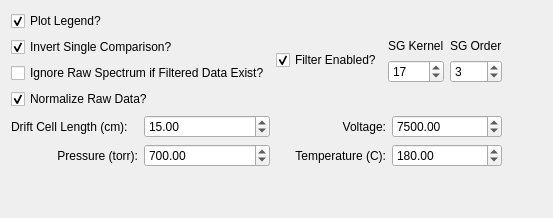
      <widget class="QWidget" name="tab_2" >
       <attribute name="title" >
        <string>Options</string>
       </attribute>
       <layout class="QHBoxLayout" name="horizontalLayout_2" >
        <item>
         <layout class="QHBoxLayout" name="horizontalLayout" >
          <item>
           <layout class="QVBoxLayout" name="verticalLayout" >
            <item>
             <layout class="QGridLayout" >
              <item row="0" column="0" >
               <widget class="QCheckBox" name="plotLegendCB" >
                <property name="text" >
                 <string>Plot Legend?</string>
                </property>
                <property name="checked" >
                 <bool>true</bool>
                </property>
               </widget>
              </item>
              <item row="1" column="0" >
               <widget class="QCheckBox" name="invertCompCB" >
                <property name="text" >
                 <string>Invert Single Comparison?</string>
                </property>
                <property name="checked" >
                 <bool>true</bool>
                </property>
               </widget>
              </item>
              <item rowspan="2" row="1" column="1" >
               <layout class="QHBoxLayout" >
                <item>
                 <widget class="QCheckBox" name="lowPassOn_CB" >
                  <property name="toolTip" >
                   <string>&lt;html>&lt;head>&lt;meta name="qrichtext" content="1" />&lt;style type="text/css">
p, li { white-space: pre-wrap; }
&lt;/style>&lt;/head>&lt;body style=" font-family:'MS Shell Dlg 2'; font-size:8.25pt; font-weight:400; font-style:normal;">
&lt;p style=" margin-top:0px; margin-bottom:0px; margin-left:0px; margin-right:0px; -qt-block-indent:0; text-indent:0px;">Needs to be checked for Savtizky-Golay and Low Pass Filter.&lt;/p>&lt;/body>&lt;/html></string>
                  </property>
                  <property name="text" >
                   <string>Filter Enabled?</string>
                  </property>
                  <property name="checked" >
                   <bool>true</bool>
                  </property>
                 </widget>
                </item>
                <item>
                 <layout class="QHBoxLayout" >
                  <item>
                   <layout class="QVBoxLayout" >
                    <item>
                     <widget class="QLabel" name="label" >
                      <property name="text" >
                       <string>SG Kernel</string>
                      </property>
                     </widget>
                    </item>
                    <item>
                     <widget class="QSpinBox" name="sgKernel_SB" >
                      <property name="toolTip" >
                       <string>&lt;html>&lt;head>&lt;meta name="qrichtext" content="1" />&lt;style type="text/css">
p, li { white-space: pre-wrap; }
&lt;/style>&lt;/head>&lt;body style=" font-family:'MS Shell Dlg 2'; font-size:8.25pt; font-weight:400; font-style:normal;">
&lt;p style=" margin-top:0px; margin-bottom:0px; margin-left:0px; margin-right:0px; -qt-block-indent:0; text-indent:0px;">Try to set to prime or odd numbers.&lt;/p>&lt;/body>&lt;/html></string>
                      </property>
                      <property name="minimum" >
                       <number>1</number>
                      </property>
                      <property name="singleStep" >
                       <number>1</number>
                      </property>
                      <property name="value" >
                       <number>17</number>
                      </property>
                     </widget>
                    </item>
                   </layout>
                  </item>
                  <item>
                   <layout class="QVBoxLayout" >
                    <item>
                     <widget class="QLabel" name="label_14" >
                      <property name="text" >
                       <string>SG Order</string>
                      </property>
                     </widget>
                    </item>
                    <item>
                     <widget class="QSpinBox" name="sgOrder_SB" >
                      <property name="minimum" >
                       <number>1</number>
                      </property>
                      <property name="value" >
                       <number>3</number>
                      </property>
                     </widget>
                    </item>
                   </layout>
                  </item>
                 </layout>
                </item>
               </layout>
              </item>
              <item row="2" column="0" >
               <widget class="QCheckBox" name="ignoreRaw_CB" >
                <property name="text" >
                 <string>Ignore Raw Spectrum if Filtered Data Exist?</string>
                </property>
               </widget>
              </item>
              <item row="3" column="0" >
               <widget class="QCheckBox" name="normRaw_CB" >
                <property name="text" >
                 <string>Normalize Raw Data?</string>
                </property>
                <property name="checked" >
                 <bool>true</bool>
                </property>
               </widget>
              </item>
              <item row="4" column="0" >
               <layout class="QHBoxLayout" >
                <item>
                 <widget class="QLabel" name="label_20" >
                  <property name="text" >
                   <string>Drift Cell Length (cm):</string>
                  </property>
                 </widget>
                </item>
                <item>
                 <widget class="QDoubleSpinBox" name="driftLength_SB" >
                  <property name="minimum" >
                   <double>0.010000000000000</double>
                  </property>
                  <property name="maximum" >
                   <double>1000.000000000000000</double>
                  </property>
                  <property name="value" >
                   <double>15.000000000000000</double>
                  </property>
                 </widget>
                </item>
               </layout>
              </item>
              <item row="5" column="0" >
               <layout class="QHBoxLayout" name="_3" >
                <item>
                 <widget class="QLabel" name="label_24" >
                  <property name="text" >
                   <string>Pressure (torr):</string>
                  </property>
                  <property name="alignment" >
                   <set>Qt::AlignRight|Qt::AlignTrailing|Qt::AlignVCenter</set>
                  </property>
                 </widget>
                </item>
                <item>
                 <widget class="QDoubleSpinBox" name="pressure_SB" >
                  <property name="minimum" >
                   <double>0.010000000000000</double>
                  </property>
                  <property name="maximum" >
                   <double>1000.000000000000000</double>
                  </property>
                  <property name="value" >
                   <double>700.000000000000000</double>
                  </property>
                 </widget>
                </item>
               </layout>
              </item>
              <item row="4" column="1" >
               <layout class="QHBoxLayout" name="_2" >
                <item>
                 <widget class="QLabel" name="label_23" >
                  <property name="text" >
                   <string>Voltage:</string>
                  </property>
                  <property name="alignment" >
                   <set>Qt::AlignRight|Qt::AlignTrailing|Qt::AlignVCenter</set>
                  </property>
                 </widget>
                </item>
                <item>
                 <widget class="QDoubleSpinBox" name="voltage_SB" >
                  <property name="minimum" >
                   <double>0.010000000000000</double>
                  </property>
                  <property name="maximum" >
                   <double>100000.000000000000000</double>
                  </property>
                  <property name="singleStep" >
                   <double>25.000000000000000</double>
                  </property>
                  <property name="value" >
                   <double>7500.000000000000000</double>
                  </property>
                 </widget>
                </item>
               </layout>
              </item>
              <item row="5" column="1" >
               <layout class="QHBoxLayout" name="_4" >
                <item>
                 <widget class="QLabel" name="label_25" >
                  <property name="text" >
                   <string>Temperature (C):</string>
                  </property>
                  <property name="alignment" >
                   <set>Qt::AlignRight|Qt::AlignTrailing|Qt::AlignVCenter</set>
                  </property>
                 </widget>
                </item>
                <item>
                 <widget class="QDoubleSpinBox" name="temp_SB" >
                  <property name="minimum" >
                   <double>0.010000000000000</double>
                  </property>
                  <property name="maximum" >
                   <double>1000.000000000000000</double>
                  </property>
                  <property name="value" >
                   <double>180.000000000000000</double>
                  </property>
                 </widget>
                </item>
               </layout>
              </item>
             </layout>
            </item>
            <item>
             <spacer>
              <property name="orientation" >
               <enum>Qt::Vertical</enum>
              </property>
              <property name="sizeHint" stdset="0" >
               <size>
                <width>20</width>
                <height>40</height>
               </size>
              </property>
             </spacer>
            </item>
           </layout>
          </item>
          <item>
           <spacer>
            <property name="orientation" >
             <enum>Qt::Horizontal</enum>
            </property>
            <property name="sizeHint" stdset="0" >
             <size>
              <width>40</width>
              <height>20</height>
             </size>
            </property>
           </spacer>
          </item>
         </layout>
        </item>
       </layout>
      </widget>
